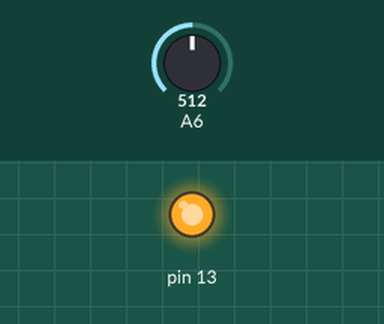
Simulated run of this sketch. Board: Arduino Mega 2560, built with avr-gcc and run on an emulated ATmega2560. On the bench: output pins drawn as LEDs (lit = HIGH). The test bench sets the inputs (shaded band); at power-on: A6 = 512.

Above: at 0.1 s.
At 10.1 s:
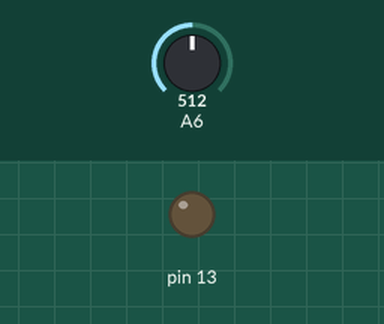
Timing chart, 0 to 11.6 s (numbered marks = the images above):
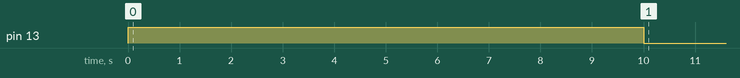

The sketch:

Lab_5_-_Photo_Sensor.ino
```cpp
  // Pin to out from the TEENSY
  int analogPin = 22;

  // analogRead returns (0-1023); this is opposite in the code as noted below
  int sensorMin = 1023;
  int sensorMax = 0;

  // Used for map function
  int val = 0;

  // Reads the analog value into it
  int adc;

  // Calculated the voltage using formula: adc * 3.3/1024.0
  float vCalc;


  void setup() {

    // Turns the light on the TEENSY during calibration
    pinMode(13, OUTPUT);
    digitalWrite(13, HIGH);

    // Sets the pin for input
    pinMode(analogPin, INPUT);

    // calibrate during the first five seconds
    while (millis() < 10000) {
      val = analogRead(analogPin);

      // record the maximum sensor value
      if (val > sensorMax) {
          sensorMax = val;
      }

      // record the minimum sensor value
      if (val < sensorMin) {
          sensorMin = val;
      }
    }

    // Turns off the onboard LED to indicate calibration is over
    digitalWrite(13, LOW);

 Serial.print("MAX: ");
 Serial.println(sensorMax);
 Serial.print("MIN: ");
 Serial.println(sensorMin);
} // End of setup()

void loop() {

  // Map used to set a new HIGH and LOW range
  val = map(val, sensorMin, sensorMax, 0, 255);

  // Read in from the lgh sensor
  adc = analogRead(analogPin);

  // Calculate the voltage
  vCalc = adc * 3.3/1024.0;

  // Print out the results
  Serial.print(adc);
  Serial.print("   ");
  Serial.println(vCalc);
  delay(1000);
}
```
